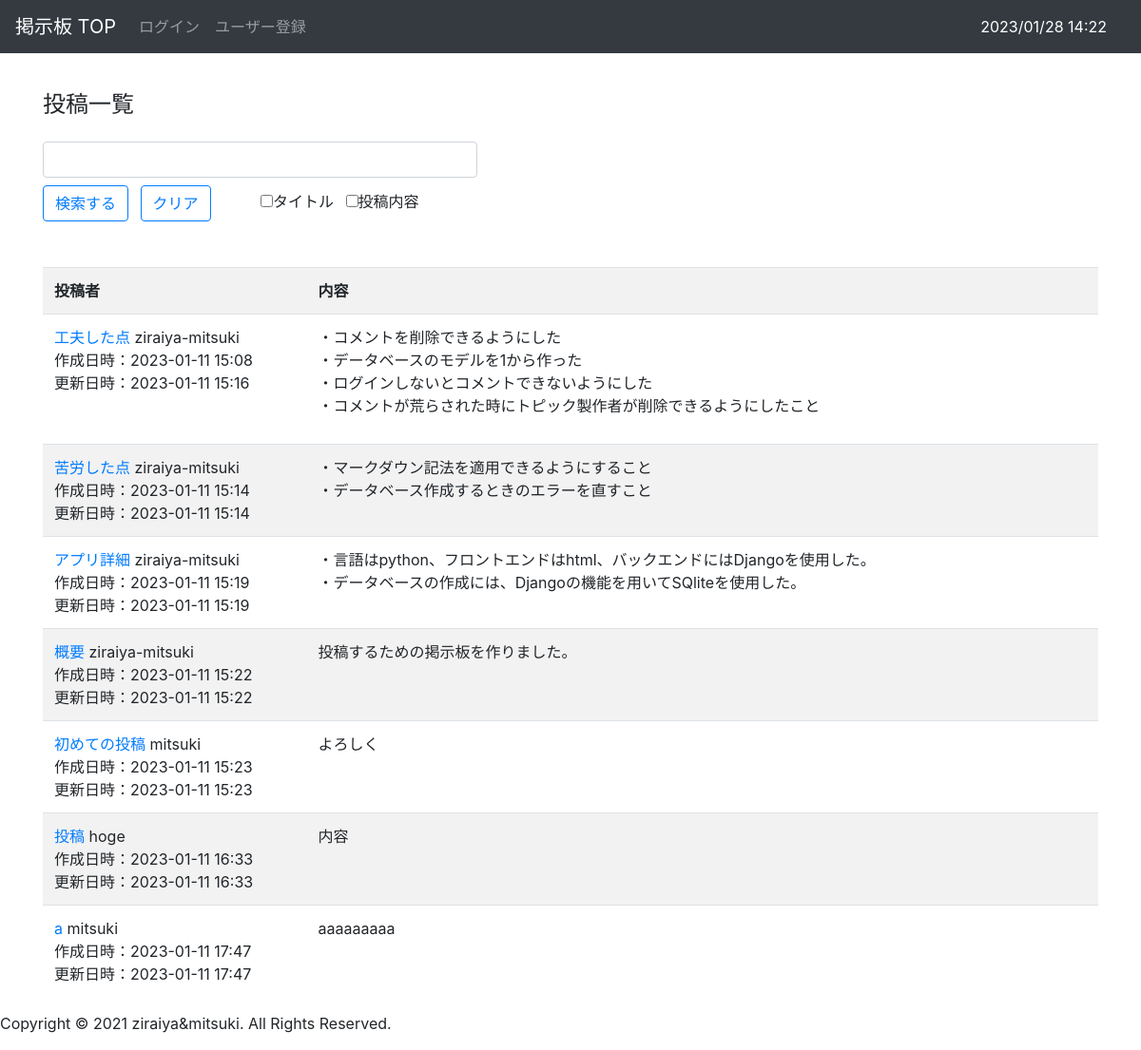
The page /bbs/ on the database its author committed.
### bbs/models.py (models this page shows, shortened)
class Article(models.Model):
    title = models.CharField(max_length = 200)
    content = models.TextField(max_length=1000)
    author = models.ForeignKey(
        'auth.User',
        on_delete = models.CASCADE,
    )
    created_at = models.DateTimeField(auto_now_add=True)
    updated_at = models.DateTimeField(auto_now=True)

### bbs/views.py (the view)
# urls.py: path('', views.IndexView.as_view(), name='index'),
class IndexView(generic.ListView):
    def get_queryset(self):
        q_word = self.request.GET.get('query')
        selected_title = self.request.GET.get('title')
        selected_article = self.request.GET.get('article')
        if q_word:
            if selected_title and selected_article:
                object_list = Article.objects.filter(
                    Q(title__icontains=q_word) | Q(content__icontains=q_word))
            elif selected_title:
                object_list = Article.objects.filter(Q(title__icontains=q_word))
            else:
                object_list = Article.objects.filter(Q(content__icontains=q_word))
        else:
            object_list = Article.objects.all()
        return object_list

### bbs/templatetags/markdown_extras.py (called while the page is built)
@register.filter()
@stringfilter
def markdown(value):
    return md.markdown(value, extensions=['markdown.extensions.fenced_code'])

### bbs/templates/bbs/article_list.html (shortened to what this page needs)
{% extends 'layout.html' %}
{% load markdown_extras %}
{% block content %}
    <h1 class="mt-3 mb-4">投稿一覧</h1>
    <form action="" method="get" class="mb-5" >
        <div class = "form-row">
            <div class = "col-5">
                <input name="query" value="{{ request.GET.query }}" type="text" class ="form-control">
                <div class = "mt-2">
                    <button type="submit" class='submit btn btn-outline-primary'>検索する</button>
                    <a href="./" class='submit btn btn-outline-primary ml-2'>クリア</a>
                    <input type="checkbox" name="title" value="1" class = "ml-5">タイトル
                    <input type="checkbox" name="article" value="1" class = "ml-2">投稿内容
                </div>
            </div>
        </div>
    </form>
    <table class='table table-striped table-hover'>
        <tr>
            <th width=25%>投稿者</th>
            <th>内容</th>
        </tr>
        {% for article in object_list %}
        <tr>
            <td>
                <a href='{% url "bbs:detail" article.pk %}'>{{ article.title }} </a> {{ article.author }}<br>
                作成日時：{{ article.created_at|date:"Y-m-j H:i" }}<br>
                更新日時：{{ article.updated_at|date:"Y-m-j H:i" }}
            </td>
            <td>{{ article.content|markdown|safe }}</td>
        </tr>
        {% endfor %}
    </table>
{% endblock %}

### templates/layout.html (shortened to what this page needs)
<!DOCTYPE html>
<html>
    <head>
        <link rel="stylesheet" href="https://cdn.jsdelivr.net/npm/bootstrap@4.6.2/dist/css/bootstrap.min.css">
    </head>
    <body>
        <nav class='navbar navbar-expand-sm navbar-dark bg-dark fixed-top'>
            <a class='navbar-brand' href='{% url "bbs:index" %}'>掲示板 TOP</a>
            <ul class='navbar-nav'>
                {% if user.is_authenticated %}
                    <li class='nav-time'>
                        <span class='navbar-text'>{{ user }} - </span>
                    </li>
                    <li class='nav-item'>
                        <a href='{% url "logout" %}' class='logout nav-link'>ログアウト</a>
                    </li>
                {% else %}
                    <li class="nav-item">
                        <a href='{% url "login" %}' class='login nav-link'>ログイン</a>
                    </li>
                    <li class="nav-item">
                        <a href='{% url "accounts:signup" %}' class='signup nav-link'>ユーザー登録</a>
                    </li>
                {% endif %}
            </ul>
            <div class="nav-item" style="margin:0 20px 0 auto;" >
                <font color="white">{% now "SHORT_DATETIME_FORMAT" %}</font>
            </div>
        </nav>
        <div class='container'>
            {% block content %}
            {% endblock %}
        </div>
    </body>
    <footer>
        <address>Copyright &copy; 2021 ziraiya&mitsuki. All Rights Reserved.</address>
    </footer>
</html>

### templates/layout.html (style rules this page uses)
body { padding-top: 80px; }
h1 { font-size: 150%; }

### rows shown on the page
Article: title "工夫した点", author "ziraiya-mitsuki", created_at "2023-01-11 15:08", updated_at "2023-01-11 15:16", content "・コメントを削除できるようにした ・データベースのモデルを1から作った ・ログインしないとコメントできないようにした ・コメントが荒らされた時にトピック製作者が削除できるようにしたこと"
Article: title "苦労した点", author "ziraiya-mitsuki", created_at "2023-01-11 15:14", updated_at "2023-01-11 15:14", content "・マークダウン記法を適用できるようにすること ・データベース作成するときのエラーを直すこと"
Article: title "アプリ詳細", author "ziraiya-mitsuki", created_at "2023-01-11 15:19", updated_at "2023-01-11 15:19", content "・言語はpython、フロントエンドはhtml、バックエンドにはDjangoを使用した。 ・データベースの作成には、Djangoの機能を用いてSQliteを使用した。"
Article: title "概要", author "ziraiya-mitsuki", created_at "2023-01-11 15:22", updated_at "2023-01-11 15:22", content "投稿するための掲示板を作りました。"
Article: title "初めての投稿", author "mitsuki", created_at "2023-01-11 15:23", updated_at "2023-01-11 15:23", content "よろしく"
Article: title "投稿", author "hoge", created_at "2023-01-11 16:33", updated_at "2023-01-11 16:33", content "内容"
Article: title "a", author "mitsuki", created_at "2023-01-11 17:47", updated_at "2023-01-11 17:47", content "aaaaaaaaa"
